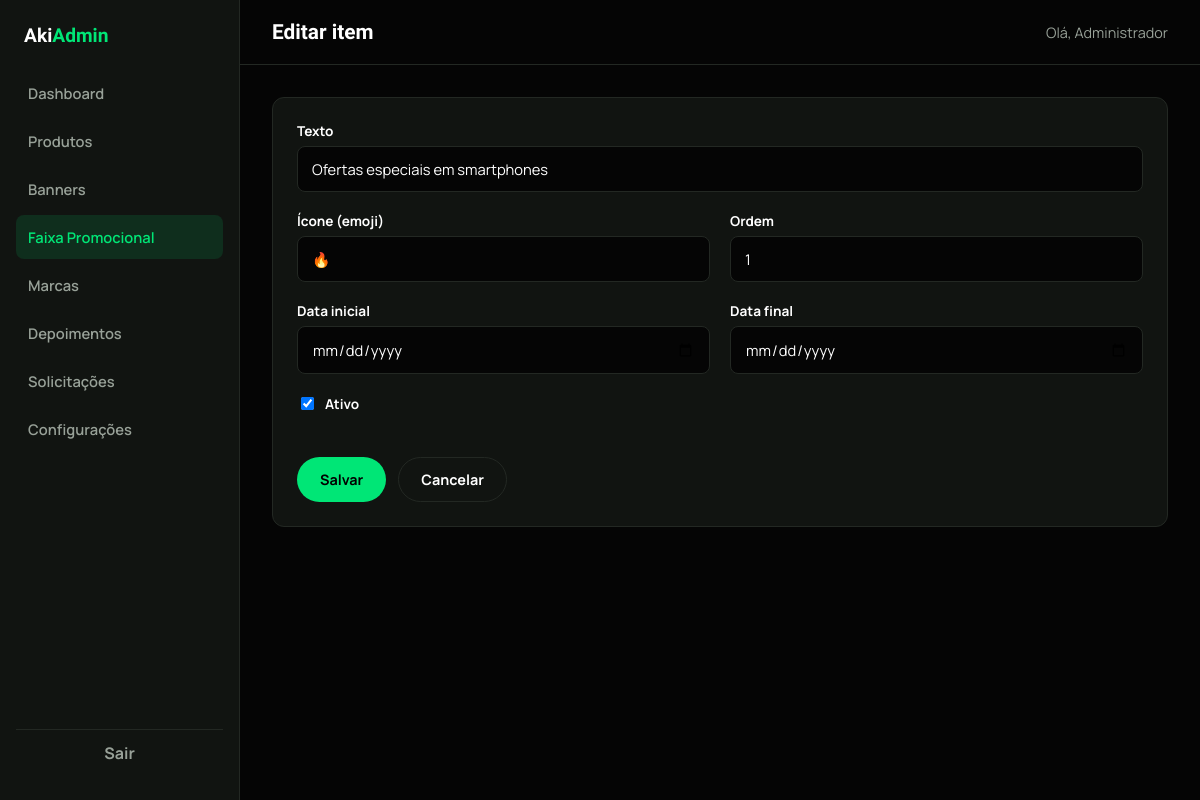
Page /admin/promotion-form.php?id=1 (signed in) on the committed database.
### tables this page shows
CREATE TABLE IF NOT EXISTS promotional_bars (
    id INT UNSIGNED AUTO_INCREMENT PRIMARY KEY,
    text VARCHAR(200) NOT NULL,
    icon VARCHAR(20) NULL,
    ordering INT NOT NULL DEFAULT 0,
    is_active TINYINT(1) NOT NULL DEFAULT 1,
    start_date DATE NULL,
    end_date DATE NULL,
    created_at DATETIME NOT NULL DEFAULT CURRENT_TIMESTAMP
);

### config/config.php (called while the page is built, shortened)
<?php
function db(): PDO
{
    static $pdo = null;
    if ($pdo === null) {
        $dsn = sprintf('mysql:host=%s;port=%s;dbname=%s;charset=utf8mb4', DB_HOST, DB_PORT, DB_NAME);
        $pdo = new PDO($dsn, DB_USER, DB_PASS, [
            PDO::ATTR_ERRMODE => PDO::ERRMODE_EXCEPTION,
            PDO::ATTR_DEFAULT_FETCH_MODE => PDO::FETCH_ASSOC,
            PDO::ATTR_EMULATE_PREPARES => false,
        ]);
    }
    return $pdo;
}
require_once __DIR__ . '/../includes/functions.php';

### includes/functions.php (called while the page is built, shortened)
<?php
function e(?string $value): string
{
    return htmlspecialchars($value ?? '', ENT_QUOTES, 'UTF-8');
}

### admin/promotion-form.php (the view, shortened to what this page needs)
<?php
require_once __DIR__ . '/../config/config.php';
$id = isset($_GET['id']) ? (int)$_GET['id'] : (isset($_POST['id']) ? (int)$_POST['id'] : 0);
$item = ['id' => 0, 'text' => '', 'icon' => '', 'ordering' => 0, 'is_active' => 1, 'start_date' => '', 'end_date' => ''];
if ($id) {
    $stmt = db()->prepare('SELECT * FROM promotional_bars WHERE id = ?');
    $stmt->execute([$id]);
    $found = $stmt->fetch();
    if ($found) $item = $found;
}
require __DIR__ . '/includes/admin-header.php';
?>
<form class="card" method="post" action="/admin/promotion-form.php<?= $id ? '?id=' . $id : '' ?>">
    <div class="form-grid">
        <div class="form-group full">
            <label for="text">Texto</label>
            <input type="text" id="text" name="text" required value="<?= e($item['text']) ?>" placeholder="Ex: Ofertas especiais em smartphones">
        </div>
        <div class="form-group">
            <label for="icon">Ícone (emoji)</label>
            <input type="text" id="icon" name="icon" value="<?= e($item['icon'] ?? '') ?>" placeholder="🔥">
        </div>
        <div class="form-group">
            <label for="ordering">Ordem</label>
            <input type="number" id="ordering" name="ordering" value="<?= (int)$item['ordering'] ?>">
        </div>
        <div class="form-group">
            <label for="start_date">Data inicial</label>
            <input type="date" id="start_date" name="start_date" value="<?= e((string)($item['start_date'] ?? '')) ?>">
        </div>
        <div class="form-group">
            <label for="end_date">Data final</label>
            <input type="date" id="end_date" name="end_date" value="<?= e((string)($item['end_date'] ?? '')) ?>">
        </div>
        <div class="form-group checkbox">
            <input type="checkbox" id="is_active" name="is_active" <?= $item['is_active'] ? 'checked' : '' ?>>
            <label for="is_active" style="margin:0">Ativo</label>
        </div>
        <div class="form-actions">
            <button type="submit" class="btn btn-primary">Salvar</button>
            <a href="/admin/promotions.php" class="btn btn-ghost">Cancelar</a>
        </div>
    </div>
</form>
<?php require __DIR__ . '/includes/admin-footer.php'; ?>

### admin/assets/admin.css (style rules this page uses)
:root { --color-black: #050505; --color-surface: #111411; --color-surface-2: #171b17; --color-border: #232823; --color-green: #00e676; --color-white: #ffffff; --color-muted: #98a198; --color-red: #ff3b30; --font-heading: 'Sora', sans-serif; --font-body: 'Manrope', sans-serif; --radius: 12px; }
* { box-sizing: border-box; }
body { margin: 0; background: var(--color-black); color: var(--color-white); font-family: var(--font-body); }
a { color: inherit; text-decoration: none; }
.btn { display: inline-flex; align-items: center; justify-content: center; gap: 8px; padding: 12px 22px; border-radius: 999px; font-weight: 700; border: 1px solid transparent; cursor: pointer; font-family: var(--font-body); font-size: 0.9rem; transition: transform 0.2s ease, box-shadow 0.2s ease; }
.btn-primary { background: var(--color-green); color: #000; }
.btn-ghost { background: transparent; border-color: var(--color-border); color: var(--color-white); }
.card { background: var(--color-surface); border: 1px solid var(--color-border); border-radius: var(--radius); padding: 24px; margin-bottom: 24px; }
.form-grid { display: grid; grid-template-columns: 1fr 1fr; gap: 20px; }
.form-grid .full { grid-column: 1 / -1; }
.form-group label { display: block; font-weight: 700; font-size: 0.85rem; margin-bottom: 6px; }
.form-group input, .form-group textarea, .form-group select { width: 100%; padding: 12px 14px; border-radius: 8px; border: 1px solid var(--color-border); background: var(--color-black); color: #fff; font-family: var(--font-body); font-size: 0.92rem; }
.form-group.checkbox { display: flex; align-items: center; gap: 8px; }
.form-group.checkbox input { width: auto; }
.form-actions { display: flex; gap: 12px; margin-top: 24px; grid-column: 1 / -1; }

### rows in the picture
promotional_bars: text "Ofertas especiais em smartphones", icon "🔥", ordering "1", is_active "☑"

### other values in the picture
$pageTitle "Editar item"
$adminName "Administrador"
